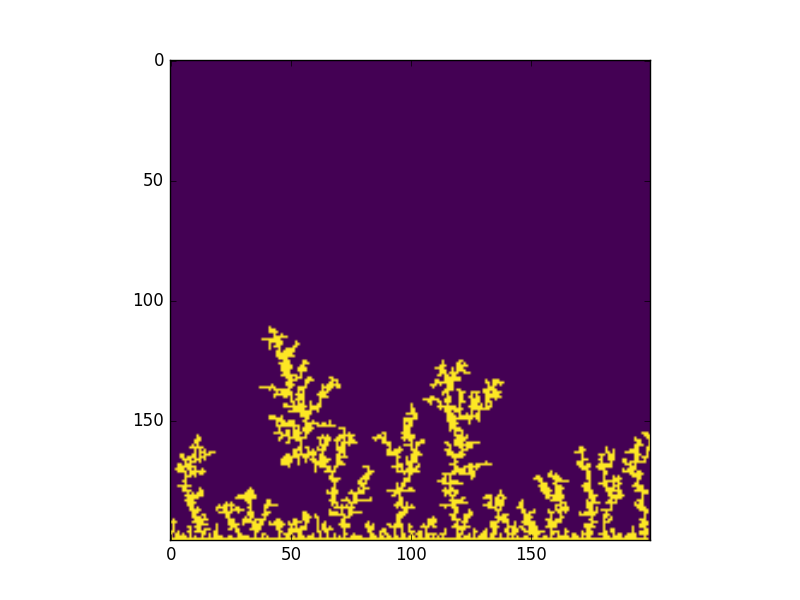

Generate this figure with Python:
#!/usr/bin/env python2
# -*- coding: utf-8 -*-
"""
Created on Thu Feb 23 10:22:32 2017

@author: shawnthomas
"""
"""
Homework 1- Problem 2
Grow a DLA cluster from the bottom.
Walks emerge from the top and and stick to the bottom.

"""

'''
Libraries
'''
import numpy as np
import matplotlib.pyplot as p  

'''
Global variables
'''

a = np.zeros((200, 200)) #array
stepChoices=[[-1,0],[0,-1],[1,0],[0,1]] #list of possible steps
a[199,0:199]=1 #sets the bottom as the sticking point for the walkers
startPos=[]
im = p.imshow(a, cmap='viridis')


'''
Functions
'''

def top2bottomDLA():
    '''
    Local variables are only defined in the function itself
    '''
    walkerLength=0
    
    p.ion()
    startX=np.random.randint(0,200) # this chooses a random integer for startX from 0-200
    startAx=0 # constricts walker to generate from top of figure
   
    if startAx==0: startPos=np.array([0,startX]) #creates a starting position for a walker

    
    # Walk as long no taken position is reached
    while a[startPos[0],startPos[1]] == 0:
        walkerLength+=1
        step=np.array(stepChoices[np.random.randint(0,4)])
        #Randomly choose a step to go ()
        startPos=startPos+step
        #Add the step to the current position
        if startPos[0]>=0 and startPos[1]>=0 and startPos[0]<200 and startPos[1]<200:
             # If the new position is within the array
            # If the current position is already taken we want to extend the structure
            if a[startPos[0],startPos[1]] > 0: # Remember we initialized our drawing array with zeros. 
                # Set the last position as taken aka stick to the structure. Here we set the value in the array to the distance from the center
                a[(startPos-np.array(step))[0],(startPos-np.array(step))[1]]=np.linalg.norm(np.array([(startPos-np.array(step))[0],(startPos-np.array(step))[1]])-np.array([200,200]),2)
                # refresh the image
                im.set_data(a) # set the data
                p.draw() # draw the image
                p.pause(0.001) # give the computer time to draw
        else:
            # else go 1 step back and choose again
            startPos=startPos-np.array(step)
        p.ioff()
    return walkerLength
'''
Program Execution
'''
#We want 1000 walkers to stick to the structure
for i in range(0,3000): # sets there to be 3000 walkers
    print "Walker running: "+str(i) # shows in the console which walker is running currently
    walkerLength=top2bottomDLA()  
    print "Total Length: "+str(walkerLength)
          

# make a figure of the size of the array
p.figure(2)
# show the array
p.imshow(a, cmap='viridis')
p.show()
